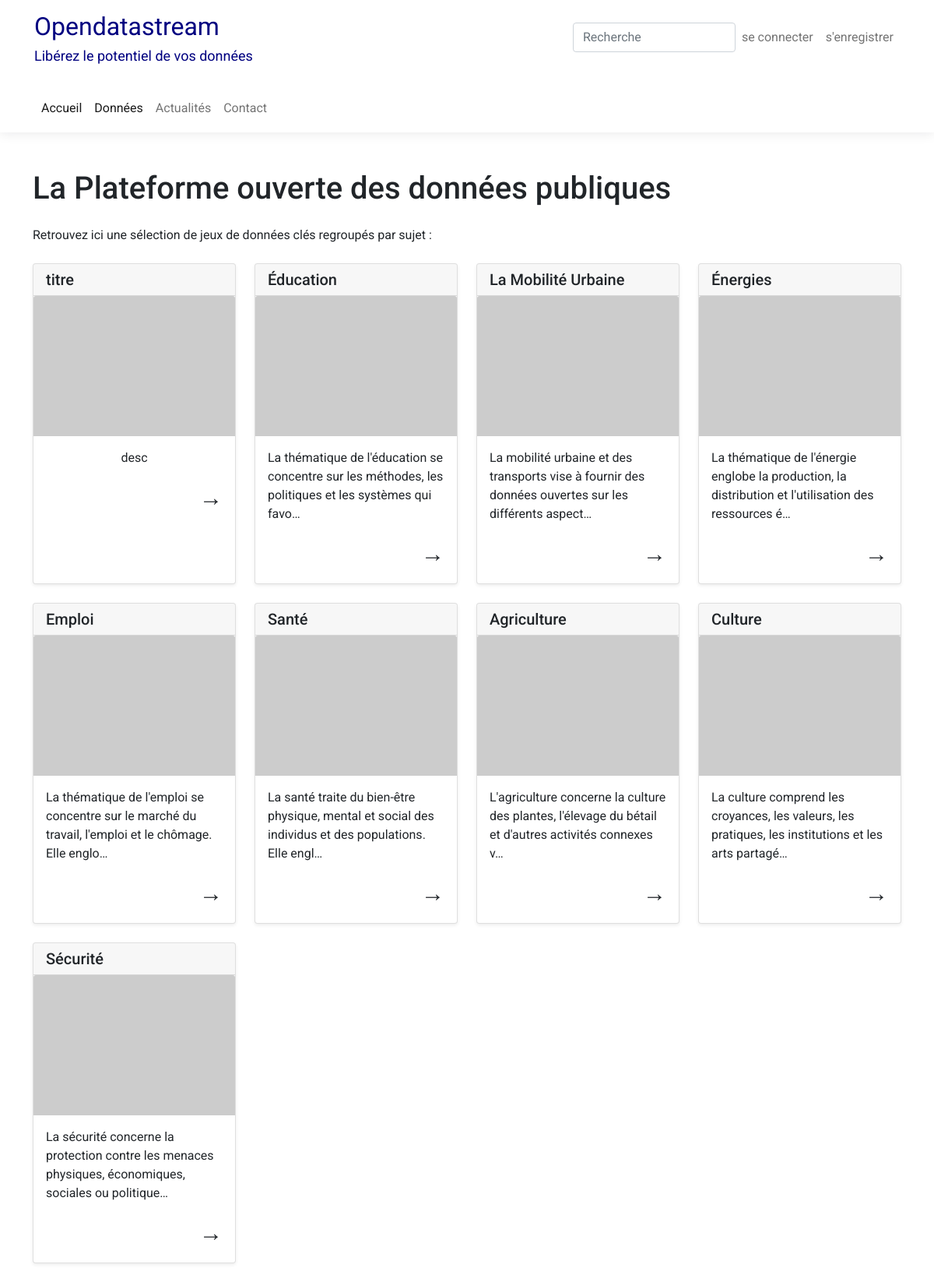
Before: / with the older database file.
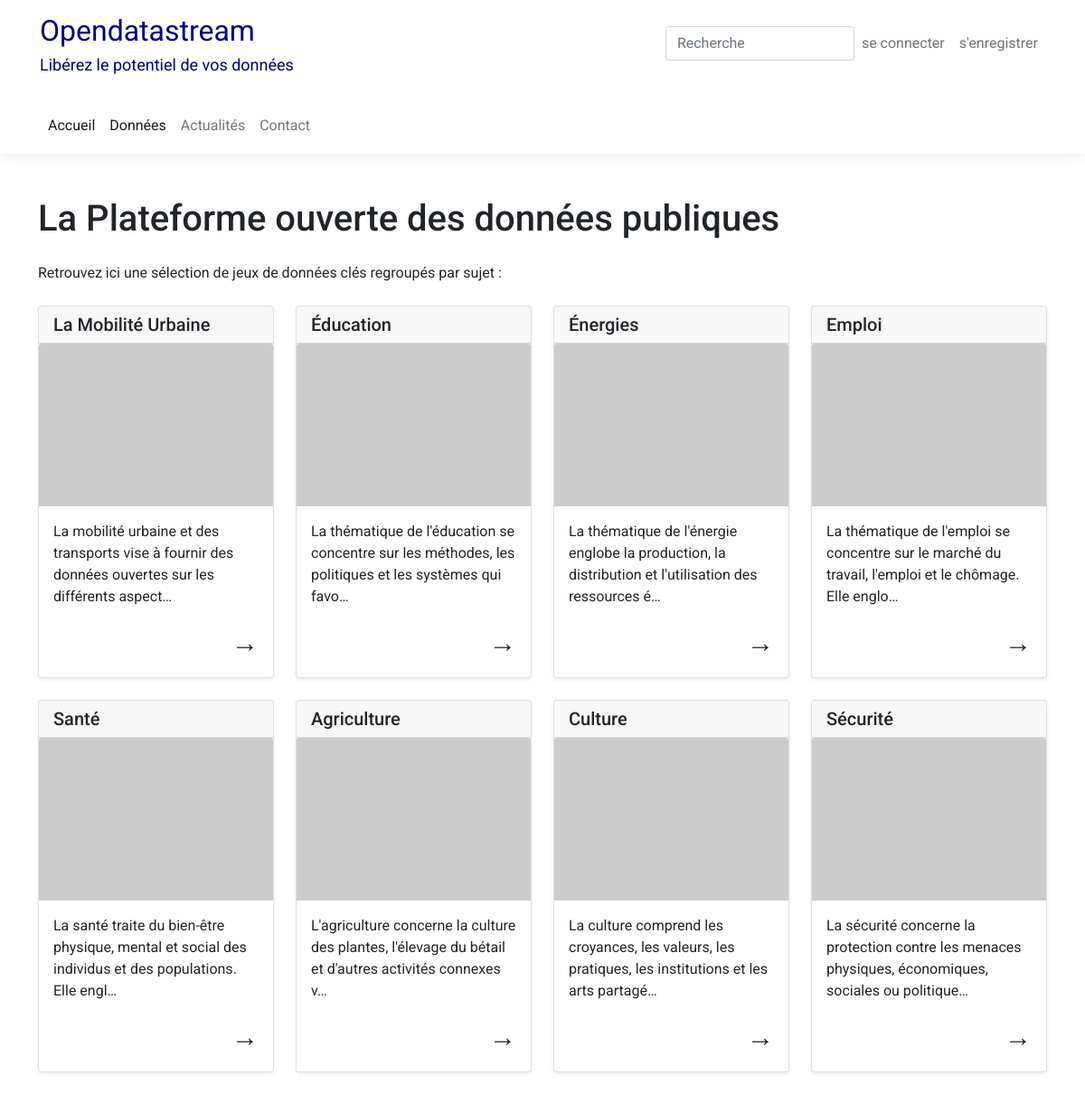
After: the same page with the newer database file.
### pages/models.py (models this page shows, shortened)
class Thematiques(models.Model):
    titre = models.CharField(max_length=200)
    description=models.TextField(blank=True)
    slug = models.SlugField(unique=True, blank=True)
    image = models.ImageField(upload_to="static/images",blank=True, null=True)
    date_ajout = models.DateTimeField(auto_now=True)
    class Meta:
        ordering = ['-date_ajout']

### pages/views.py (the view)
# urls.py: path('', views.page_accueil, name="accueil"),
def page_accueil(request):
    thematiques = Thematiques.objects.all()
    context = {'thematiques':thematiques}
    return render(request,"pages/accueil.html",context)

### pages/templates/pages/accueil.html (shortened to what this page needs)
{% extends "base.html" %}
{% load static %}
{% block content %}
<div class="container mt-5 mb-4 container-home">
    <h1 class="mb-4 text-center">La Plateforme ouverte des données publiques</h1>
    <p class="mb-4 text-center">Retrouvez ici une sélection de jeux de données clés regroupés par sujet :</p>
    <div class="row row-cols-1 row-cols-md-2 row-cols-lg-4 g-4">
        {% for thematique in thematiques %}
        <div class="col">
            <div class="card h-100 shadow-sm">
                <div class="card-header">
                    <h5 class="m-0">{{ thematique.titre }}</h5>
                </div>
                <a href="{% url 'page_detail' slug=thematique.slug %}" class="text-decoration-none text-dark">
                    <img class="card-img-top"
                        src="{% if thematique.image and thematique.image.url %}{{ thematique.image.url }}{% else %}https://placehold.co/600x400/png{% endif %}"
                        width="240" height="180" loading="lazy" alt="Image de la thématique">
                    <div class="card-body d-flex flex-column flex-grow-1">
                        <p class="card-text flex-grow-1">{{ thematique.description|truncatechars:100 }}</p>
                        <div class="mt-auto d-flex justify-content-end w-100">
                            <span style="font-size: 30px;">&#8594;</span>
                        </div>
                    </div>
                </a>
            </div>
        </div>
        {% endfor %}
    </div>
</div>
{% endblock content %}

Changed rows visible on the page:
removed Thematiques: titre "titre", description "desc"
changed Thematiques "La Mobilité Urbaine": moves up the list
